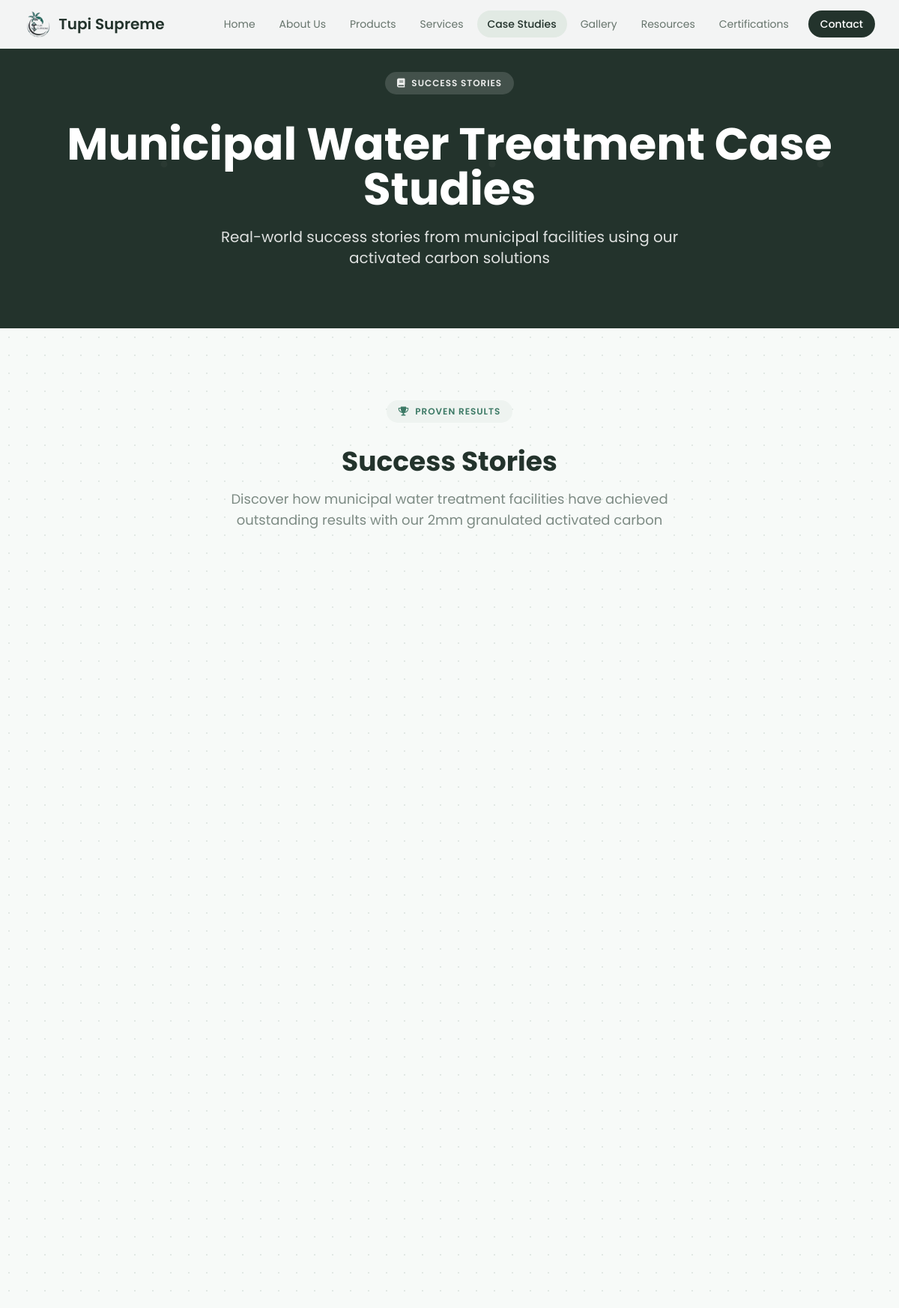
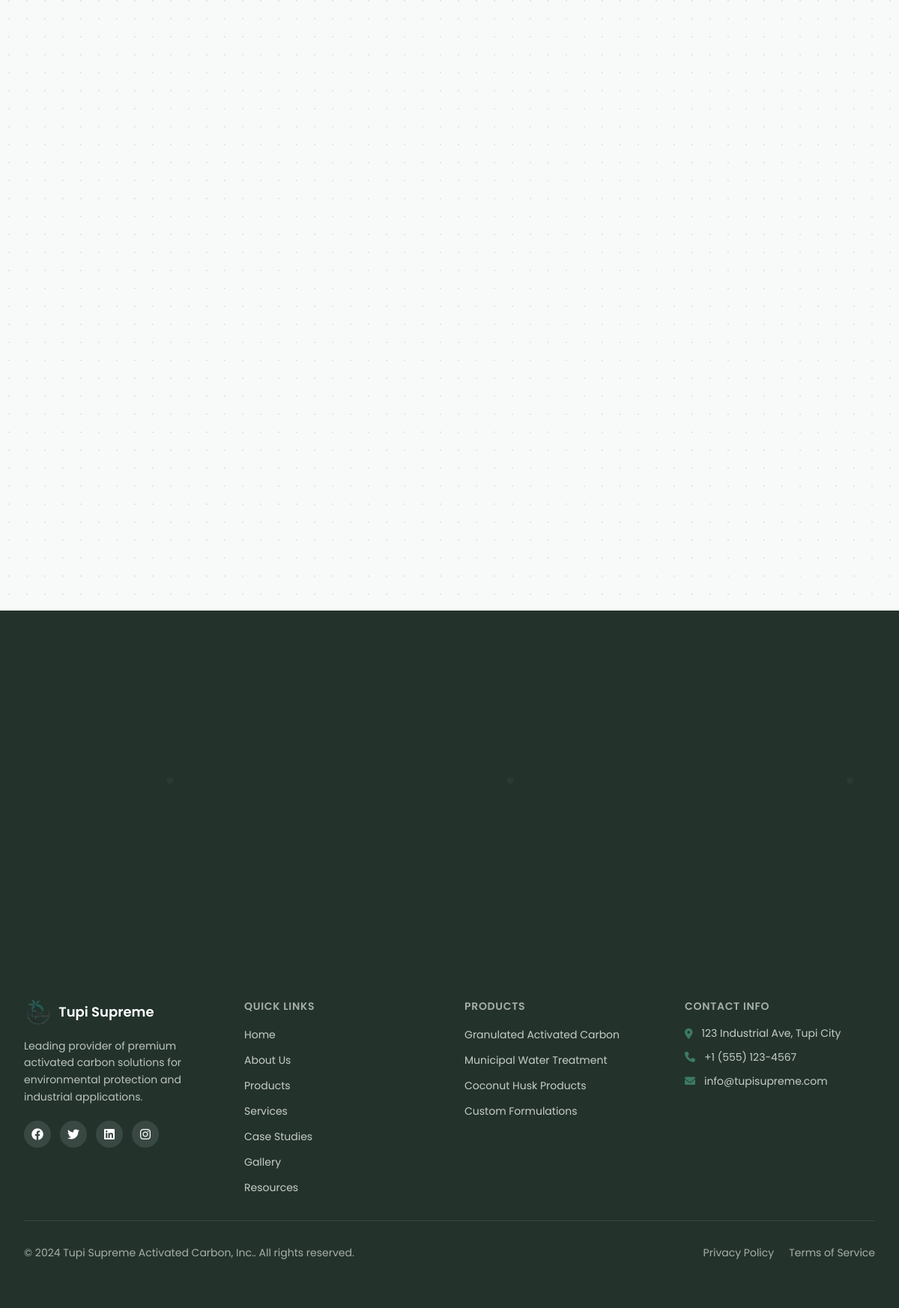
Page /case-studies.php on the committed database (2 pictures, top to bottom).
### tables this page shows
CREATE TABLE IF NOT EXISTS site_settings (
    id INT AUTO_INCREMENT PRIMARY KEY,
    setting_key VARCHAR(100) UNIQUE NOT NULL,
    setting_value TEXT,
    setting_type VARCHAR(50) DEFAULT 'text',
    description TEXT,
    updated_at TIMESTAMP DEFAULT CURRENT_TIMESTAMP ON UPDATE CURRENT_TIMESTAMP,
    updated_by INT,
    FOREIGN KEY (updated_by) REFERENCES admin_users(id) ON DELETE SET NULL,
    INDEX idx_setting_key (setting_key)
);

CREATE TABLE IF NOT EXISTS social_media (
    id INT AUTO_INCREMENT PRIMARY KEY,
    platform VARCHAR(50) NOT NULL,
    url VARCHAR(500) NOT NULL,
    icon_class VARCHAR(100),
    display_order INT DEFAULT 0,
    is_active TINYINT(1) DEFAULT 1,
    created_at TIMESTAMP DEFAULT CURRENT_TIMESTAMP,
    updated_at TIMESTAMP DEFAULT CURRENT_TIMESTAMP ON UPDATE CURRENT_TIMESTAMP,
    updated_by INT,
    FOREIGN KEY (updated_by) REFERENCES admin_users(id) ON DELETE SET NULL,
    UNIQUE KEY unique_platform (platform),
    INDEX idx_display_order (display_order)
);

CREATE TABLE IF NOT EXISTS footer_links (
    id INT AUTO_INCREMENT PRIMARY KEY,
    category VARCHAR(50) NOT NULL,
    label VARCHAR(200) NOT NULL,
    url VARCHAR(500) NOT NULL,
    display_order INT DEFAULT 0,
    is_active TINYINT(1) DEFAULT 1,
    created_at TIMESTAMP DEFAULT CURRENT_TIMESTAMP,
    updated_at TIMESTAMP DEFAULT CURRENT_TIMESTAMP ON UPDATE CURRENT_TIMESTAMP,
    updated_by INT,
    FOREIGN KEY (updated_by) REFERENCES admin_users(id) ON DELETE SET NULL,
    INDEX idx_category (category),
    INDEX idx_display_order (display_order)
);

### includes/config.php (called while the page is built, shortened)
<?php
function getSiteSetting($key, $default = '') {
    $db = getDB();
    $stmt = $db->prepare("SELECT setting_value FROM site_settings WHERE setting_key = ?");
    $stmt->bind_param("s", $key);
    $stmt->execute();
    $result = $stmt->get_result();
    if ($row = $result->fetch_assoc()) {
        return $row['setting_value'];
    }
    return $default;
}
function getPageContent($page_name, $section_name, $default = '') {
    $db = getDB();
    $stmt = $db->prepare("SELECT content FROM page_content WHERE page_name = ? AND section_name = ? AND is_active = 1");
    $stmt->bind_param("ss", $page_name, $section_name);
    $stmt->execute();
    $result = $stmt->get_result();
    return $default;
}
function getSocialMedia() {
    $db = getDB();
    $result = $db->query("SELECT * FROM social_media WHERE is_active = 1 ORDER BY display_order");
    $social = [];
    while ($row = $result->fetch_assoc()) {
        $social[] = $row;
    }
    return $social;
}
function getFooterLinks($category = null) {
    $db = getDB();
    $sql = "SELECT * FROM footer_links WHERE is_active = 1";
    if ($category) {
        $sql .= " AND category = '" . $db->real_escape_string($category) . "'";
    }
    $sql .= " ORDER BY display_order";
    $result = $db->query($sql);
    $links = [];
    while ($row = $result->fetch_assoc()) {
        $links[] = $row;
    }
    return $links;
}
function htmlspecialchars_safe($string) {
    return htmlspecialchars($string ?? '', ENT_QUOTES, 'UTF-8');
}

### case-studies.php (the view, shortened to what this page needs)
<?php
require_once 'includes/config.php';
$current_page = 'case-studies';
$page_header_title = getPageContent('case-studies', 'page_header_title', 'Municipal Water Treatment Case Studies');
$page_header_subtitle = getPageContent('case-studies', 'page_header_subtitle', 'Real-world success stories from municipal facilities using our activated carbon solutions');
$section_title = getPageContent('case-studies', 'section_title', 'Success Stories');
$section_subtitle = getPageContent('case-studies', 'section_subtitle', 'Discover how municipal water treatment facilities have achieved outstanding results with our 2mm granulated activated carbon');
?>
<!DOCTYPE html>
<html lang="en">
<head>
    <script src="https://cdn.tailwindcss.com"></script>
    <link href="https://cdnjs.cloudflare.com/ajax/libs/font-awesome/6.0.0/css/all.min.css" rel="stylesheet">
</head>
<body>
    <?php include 'includes/navbar.php'; ?>
    <section id="page-header" class="page-header-gradient text-white relative overflow-hidden pt-24 pb-20">
        <div class="page-header-pattern absolute inset-0 opacity-30"></div>
        <div class="max-w-7xl mx-auto px-4 sm:px-6 lg:px-8 relative z-10">
            <div class="text-center">
                <span class="eyebrow bg-white/15 text-white/90 mb-5 fade-in fade-in-delay-1">
                    <i class="fas fa-book text-xs"></i> Success Stories
                </span>
                <h1 class="text-4xl lg:text-6xl font-bold mb-5 leading-tight mt-4 fade-in fade-in-delay-2"><?php echo htmlspecialchars_safe($page_header_title); ?></h1>
                <p class="text-lg lg:text-xl text-white/85 max-w-2xl mx-auto fade-in fade-in-delay-3"><?php echo htmlspecialchars_safe($page_header_subtitle); ?></p>
            </div>
        </div>
    </section>
    <section id="main" class="py-20 lg:py-24 relative overflow-hidden">
        <div class="absolute inset-0 dot-grid opacity-40"></div>
        <div class="max-w-7xl mx-auto px-4 sm:px-6 lg:px-8 relative">
            <div class="text-center mb-16 reveal">
                <span class="eyebrow mb-4">
                    <i class="fas fa-trophy text-xs"></i> Proven Results
                </span>
                <h2 class="text-3xl lg:text-4xl font-bold text-[#23332c] mb-4 mt-4"><?php echo htmlspecialchars_safe($section_title); ?></h2>
                <p class="text-lg text-[#7d8b84] max-w-2xl mx-auto"><?php echo htmlspecialchars_safe($section_subtitle); ?></p>
            </div>
        </div>
    </section>
    <section id="cta" class="relative overflow-hidden py-20 lg:py-24">
        <div class="absolute inset-0 page-header-gradient"></div>
        <div class="page-header-pattern absolute inset-0 opacity-30"></div>
    </section>
    <?php include 'includes/footer.php'; ?>
</body>
</html>

### includes/navbar.php (shortened to what this page needs)
<?php
$company_name = getSiteSetting('company_short_name', 'Tupi Supreme');
?>
<nav class="bg-white/95 backdrop-blur-sm text-[#23332c] fixed w-full top-0 z-50 border-b border-[#e6ece8]">
    <div class="max-w-7xl mx-auto px-4 sm:px-6 lg:px-8">
        <div class="flex justify-between items-center h-16">
            <a href="index.php" class="flex items-center text-xl font-semibold text-[#23332c]">
                <img src="uploads/images/tupi_supreme_logo.png" alt="<?php echo htmlspecialchars_safe($company_name); ?> logo" class="h-9 w-auto mr-2 object-contain"><?php echo htmlspecialchars_safe($company_name); ?>
            </a>
            <div class="hidden md:block">
                <div class="ml-10 flex items-center gap-1">
                    <a href="index.php" class="<?php echo $current_page === 'index' ? 'bg-[#e2eae4] text-[#23332c] font-medium' : 'text-[#66746c] hover:bg-[#eaf0ec] hover:text-[#23332c]'; ?> px-3.5 py-2 rounded-full text-sm transition-colors">Home</a>
                    <a href="about.php" class="<?php echo $current_page === 'about' ? 'bg-[#e2eae4] text-[#23332c] font-medium' : 'text-[#66746c] hover:bg-[#eaf0ec] hover:text-[#23332c]'; ?> px-3.5 py-2 rounded-full text-sm transition-colors">About Us</a>
                    <a href="products.php" class="<?php echo $current_page === 'products' ? 'bg-[#e2eae4] text-[#23332c] font-medium' : 'text-[#66746c] hover:bg-[#eaf0ec] hover:text-[#23332c]'; ?> px-3.5 py-2 rounded-full text-sm transition-colors">Products</a>
                    <a href="services.php" class="<?php echo $current_page === 'services' ? 'bg-[#e2eae4] text-[#23332c] font-medium' : 'text-[#66746c] hover:bg-[#eaf0ec] hover:text-[#23332c]'; ?> px-3.5 py-2 rounded-full text-sm transition-colors">Services</a>
                    <a href="case-studies.php" class="<?php echo $current_page === 'case-studies' ? 'bg-[#e2eae4] text-[#23332c] font-medium' : 'text-[#66746c] hover:bg-[#eaf0ec] hover:text-[#23332c]'; ?> px-3.5 py-2 rounded-full text-sm transition-colors">Case Studies</a>
                    <a href="gallery.php" class="<?php echo $current_page === 'gallery' ? 'bg-[#e2eae4] text-[#23332c] font-medium' : 'text-[#66746c] hover:bg-[#eaf0ec] hover:text-[#23332c]'; ?> px-3.5 py-2 rounded-full text-sm transition-colors">Gallery</a>
                    <a href="resources.php" class="<?php echo $current_page === 'resources' ? 'bg-[#e2eae4] text-[#23332c] font-medium' : 'text-[#66746c] hover:bg-[#eaf0ec] hover:text-[#23332c]'; ?> px-3.5 py-2 rounded-full text-sm transition-colors">Resources</a>
                    <a href="certifications.php" class="<?php echo $current_page === 'certifications' ? 'bg-[#e2eae4] text-[#23332c] font-medium' : 'text-[#66746c] hover:bg-[#eaf0ec] hover:text-[#23332c]'; ?> px-3.5 py-2 rounded-full text-sm transition-colors">Certifications</a>
                    <a href="contact.php" class="ml-2 bg-[#23332c] text-white hover:bg-[#3a4a41] px-4 py-2 rounded-full text-sm font-medium transition-colors">Contact</a>
                </div>
            </div>
        </div>
    </div>
</nav>

### includes/footer.php
<?php
$company_name = getSiteSetting('company_short_name', 'Tupi Supreme');
$company_tagline = getSiteSetting('company_tagline', 'Leading provider of premium activated carbon solutions for environmental protection and industrial applications.');
$contact_address = getSiteSetting('contact_address', '123 Industrial Ave, Tupi City');
$contact_phone = getSiteSetting('contact_phone', '+1 (555) 123-4567');
$contact_email = getSiteSetting('contact_email', 'info@tupisupreme.com');
$copyright_year = getSiteSetting('copyright_year', '2024');
$social_media = getSocialMedia();
$quick_links = getFooterLinks('quick_links');
$product_links = getFooterLinks('products');
$legal_links = getFooterLinks('legal');
?>
<footer class="bg-[#23332c] text-white py-16">
    <div class="max-w-7xl mx-auto px-4 sm:px-6 lg:px-8">
        <div class="grid grid-cols-1 md:grid-cols-4 gap-10">
            <div>
                <h5 class="text-lg font-semibold mb-4 flex items-center">
                    <img src="uploads/images/tupi_supreme_logo.png" alt="<?php echo htmlspecialchars_safe($company_name); ?> logo" class="h-9 w-auto mr-2 object-contain"><?php echo htmlspecialchars_safe($company_name); ?>
                </h5>
                <p class="text-white/70 mb-5 text-sm leading-relaxed"><?php echo htmlspecialchars_safe($company_tagline); ?></p>
                <div class="flex space-x-3">
                    <?php foreach ($social_media as $social): ?>
                        <a href="<?php echo htmlspecialchars_safe($social['url']); ?>" class="w-9 h-9 rounded-full bg-white/10 hover:bg-[#3d7a66] text-white flex items-center justify-center transition-colors" target="_blank" rel="noopener">
                            <i class="<?php echo htmlspecialchars_safe($social['icon_class']); ?>"></i>
                        </a>
                    <?php endforeach; ?>
                </div>
            </div>
            <div>
                <h6 class="text-sm font-semibold uppercase tracking-wider text-white/60 mb-4">Quick Links</h6>
                <ul class="space-y-2.5">
                    <?php foreach ($quick_links as $link): ?>
                        <li><a href="<?php echo htmlspecialchars_safe($link['url']); ?>" class="text-white/75 hover:text-[#8bc34a] transition-colors text-sm"><?php echo htmlspecialchars_safe($link['label']); ?></a></li>
                    <?php endforeach; ?>
                </ul>
            </div>
            <div>
                <h6 class="text-sm font-semibold uppercase tracking-wider text-white/60 mb-4">Products</h6>
                <ul class="space-y-2.5">
                    <?php foreach ($product_links as $link): ?>
                        <li><a href="<?php echo htmlspecialchars_safe($link['url']); ?>" class="text-white/75 hover:text-[#8bc34a] transition-colors text-sm"><?php echo htmlspecialchars_safe($link['label']); ?></a></li>
                    <?php endforeach; ?>
                </ul>
            </div>
            <div>
                <h6 class="text-sm font-semibold uppercase tracking-wider text-white/60 mb-4">Contact Info</h6>
                <ul class="space-y-3 text-white/75 text-sm">
                    <li class="flex items-start">
                        <i class="fas fa-map-marker-alt mr-3 mt-1 text-[#3d7a66]"></i><span><?php echo htmlspecialchars_safe($contact_address); ?></span>
                    </li>
                    <li class="flex items-center">
                        <i class="fas fa-phone mr-3 text-[#3d7a66]"></i><?php echo htmlspecialchars_safe($contact_phone); ?>
                    </li>
                    <li class="flex items-center">
                        <i class="fas fa-envelope mr-3 text-[#3d7a66]"></i><?php echo htmlspecialchars_safe($contact_email); ?>
                    </li>
                </ul>
            </div>
        </div>
        <hr class="border-white/10 my-8">
        <div class="flex flex-col md:flex-row justify-between items-center">
            <p class="text-white/60 text-sm">&copy; <?php echo htmlspecialchars_safe($copyright_year); ?> <?php echo htmlspecialchars_safe(getSiteSetting('company_name', 'Tupi Supreme Activated Carbon, Inc.')); ?>. All rights reserved.</p>
            <div class="flex space-x-5 mt-4 md:mt-0">
                <?php foreach ($legal_links as $link): ?>
                    <a href="<?php echo htmlspecialchars_safe($link['url']); ?>" class="text-white/60 hover:text-[#8bc34a] transition-colors text-sm"><?php echo htmlspecialchars_safe($link['label']); ?></a>
                <?php endforeach; ?>
            </div>
        </div>
    </div>
</footer>

### case-studies.php (style rules this page uses)
html { scroll-behavior: smooth; }
body { font-family: 'Poppins', ui-sans-serif, system-ui, sans-serif; background-color: #f7faf8; color: #23332c; }
.page-header-gradient { background: #23332c; }
.dot-grid { background-image: radial-gradient(circle, #c0ccc5 1px, transparent 1px); background-size: 24px 24px; }
.eyebrow { display: inline-flex; align-items: center; gap: 0.5rem; padding: 0.375rem 1rem; background-color: #eef3f0; color: #3d7a66; font-size: 0.75rem; font-weight: 600; letter-spacing: 0.08em; text-transform: uppercase; border-radius: 9999px; }
.reveal { opacity: 0; transform: translateY(24px); transition: opacity 0.6s cubic-bezier(0.4, 0, 0.2, 1), transform 0.6s cubic-bezier(0.4, 0, 0.2, 1); }
.reveal.is-visible { opacity: 1; transform: translateY(0); }
.fade-in { opacity: 0; animation: fadeInUp 0.5s ease-out forwards; }
.fade-in-delay-1 { animation-delay: 0.05s; }
.fade-in-delay-2 { animation-delay: 0.15s; }
.fade-in-delay-3 { animation-delay: 0.25s; }

### includes/navbar.php (style rules this page uses)
section[id] { scroll-margin-top:5rem }

### rows in the picture
site_settings: setting_value "Tupi Supreme"
site_settings: setting_value "Leading provider of premium activated carbon solutions for environmental protection and industrial applications."
footer_links: label "Home"
footer_links: label "About Us"
footer_links: label "Products"
footer_links: label "Services"
footer_links: label "Case Studies"
footer_links: label "Gallery"
footer_links: label "Resources"
footer_links: label "Granulated Activated Carbon"
footer_links: label "Municipal Water Treatment"
footer_links: label "Coconut Husk Products"
footer_links: label "Custom Formulations"
site_settings: setting_value "123 Industrial Ave, Tupi City"
site_settings: setting_value "+1 (555) 123-4567"
site_settings: setting_value "info@tupisupreme.com"
site_settings: setting_value "2024"
site_settings: setting_value "Tupi Supreme Activated Carbon, Inc."
footer_links: label "Privacy Policy"
footer_links: label "Terms of Service"

### other values in the picture
htmlspecialchars_safe($page_header_title) "Municipal Water Treatment Case Studies"
htmlspecialchars_safe($page_header_subtitle) "Real-world success stories from municipal facilities using our activated carbon solutions"
htmlspecialchars_safe($section_title) "Success Stories"
htmlspecialchars_safe($section_subtitle) "Discover how municipal water treatment facilities have achieved outstanding results with our 2mm granulated activated carbon"
